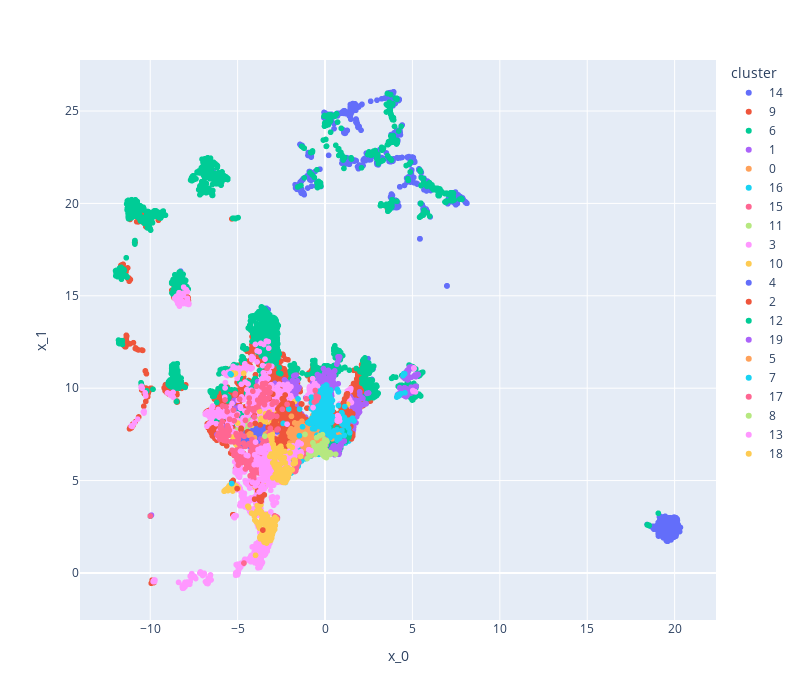

Notebook code for this chart:
### Code cell
from src.tools.vis_utils import plot_clusters
embedding = reduce_umap(hex_agg, n_components=2, n_neighbors=30, metric="euclidean")[0]
embedding["cluster"] = y_df["cluster"]
plot_clusters(embedding)

### Figure 1 — Plotly figure (JSON) as saved in the notebook; plotly's stock layout.template omitted (floating-point values rounded to 4 significant figures; data arrays with more than 128 entries replaced by an {"elided": "..."} marker saying what was removed)
{"data": [{"hovertemplate": "cluster=14<br>x_0=%{x}<br>x_1=%{y}<extra></extra>", "legendgroup": "14", "marker": {"color": "#636efa", "symbol": "circle"}, "mode": "markers", "name": "14", "showlegend": true, "type": "scattergl", "x": {"elided": "5455 float values"}, "xaxis": "x", "y": {"elided": "5455 float values"}, "yaxis": "y"}, {"hovertemplate": "cluster=9<br>x_0=%{x}<br>x_1=%{y}<extra></extra>", "legendgroup": "9", "marker": {"color": "#EF553B", "symbol": "circle"}, "mode": "markers", "name": "9", "showlegend": true, "type": "scattergl", "x": {"elided": "2670 float values"}, "xaxis": "x", "y": {"elided": "2670 float values"}, "yaxis": "y"}, {"hovertemplate": "cluster=6<br>x_0=%{x}<br>x_1=%{y}<extra></extra>", "legendgroup": "6", "marker": {"color": "#00cc96", "symbol": "circle"}, "mode": "markers", "name": "6", "showlegend": true, "type": "scattergl", "x": {"elided": "5734 float values"}, "xaxis": "x", "y": {"elided": "5734 float values"}, "yaxis": "y"}, {"hovertemplate": "cluster=1<br>x_0=%{x}<br>x_1=%{y}<extra></extra>", "legendgroup": "1", "marker": {"color": "#ab63fa", "symbol": "circle"}, "mode": "markers", "name": "1", "showlegend": true, "type": "scattergl", "x": {"elided": "1142 float values"}, "xaxis": "x", "y": {"elided": "1142 float values"}, "yaxis": "y"}, {"hovertemplate": "cluster=0<br>x_0=%{x}<br>x_1=%{y}<extra></extra>", "legendgroup": "0", "marker": {"color": "#FFA15A", "symbol": "circle"}, "mode": "markers", "name": "0", "showlegend": true, "type": "scattergl", "x": {"elided": "284 float values"}, "xaxis": "x", "y": {"elided": "284 float values"}, "yaxis": "y"}, {"hovertemplate": "cluster=16<br>x_0=%{x}<br>x_1=%{y}<extra></extra>", "legendgroup": "16", "marker": {"color": "#19d3f3", "symbol": "circle"}, "mode": "markers", "name": "16", "showlegend": true, "type": "scattergl", "x": [0.5922, -1.392, -5.708, -5.553, -0.6486, 0.01963, 1.218, 0.03809, 0.4561, 0.5955, -0.9558, -0.359, 0.3003, -1.01, 0.2622, 0.1344, -0.1127, -0.9967, -1.097, -0.04691, -2.216, -0.5142, -0.6482, -0.502, -0.9833, -1.355, -0.03592, -0.3788, -0.4368, -1.954, -2.37, -0.8398, -0.4717, -2.116, -0.943, -1.675, -0.6448, -0.5031, -0.8182, -0.9391, -1.152, -1.294, -0.5466, -0.2305, -1.369, -0.3063, -1.326, -1.993, -1.534, -1.256, -0.6672, -1.098, -1.009, -1.107, -0.9628, -0.734, -2.261, -1.595, -1.111, -1.853, -0.373, -1.399, -1.044, -2.264, -1.365, -1.708, -3.387, -1.19, -3.302, -3.371, -2.141, 1.356, -0.4148, -0.5053, -0.5387, 0.1731, -0.2839, -1.94, -1.534, -0.9021, -2.144, -1.943, 1.172, -1.976, -0.8391, -0.4002, -0.489, 0.6285, -1.499, 1.372, -1.022, -1.794, -0.499, -1.021, -1.488, -0.7888, -0.8368, -1.342, 0.1646, -0.3774, 0.06757, -1.049, 0.2503, -0.08296, -1.456, 1.441, -0.5971, -0.277, -1.438, -1.473, -0.7251, -1.319, -0.5763, -1.733, -0.6595, 0.08196, -1.091, -0.842, -0.5557, 0.53, -0.08622, -1.129, -1.145, 1.348, 1.071, -1.165, 0.0339], "xaxis": "x", "y": [6.749, 6.072, 4.481, 4.561, 7.079, 6.698, 7.306, 6.797, 6.768, 6.82, 6.404, 6.419, 6.753, 6.334, 6.818, 6.721, 6.879, 6.402, 6.262, 6.693, 5.035, 6.61, 6.425, 7.043, 6.295, 6.194, 7.413, 6.881, 6.619, 6.522, 6.576, 6.835, 6.801, 5.162, 6.824, 5.821, 6.424, 6.452, 6.316, 6.316, 6.33, 6.221, 6.466, 6.725, 6.088, 6.681, 6.234, 5.479, 5.894, 6.315, 6.648, 6.4, 6.319, 6.354, 6.59, 6.516, 4.898, 5.933, 6.175, 5.478, 6.462, 6.145, 6.262, 4.926, 6.1, 6.817, 7.252, 6.456, 7.272, 7.274, 5.177, 7.185, 6.746, 6.782, 6.54, 6.508, 6.453, 6.677, 5.781, 6.619, 5.173, 5.406, 7.036, 5.49, 6.798, 6.444, 6.428, 6.953, 5.965, 7.171, 6.364, 5.524, 6.951, 6.304, 6.006, 6.749, 6.806, 6.062, 6.758, 6.433, 6.666, 6.33, 6.71, 6.644, 6.797, 7.256, 6.748, 6.576, 6.006, 6.042, 6.681, 6.211, 6.792, 5.924, 6.765, 6.5, 6.906, 7.077, 6.683, 6.619, 6.481, 6.559, 6.303, 7.136, 7.192, 6.915, 6.981], "yaxis": "y"}, {"hovertemplate": "cluster=15<br>x_0=%{x}<br>x_1=%{y}<extra></extra>", "legendgroup": "15", "marker": {"color": "#FF6692", "symbol": "circle"}, "mode": "markers", "name": "15", "showlegend": true, "type": "scattergl", "x": {"elided": "262 float values"}, "xaxis": "x", "y": {"elided": "262 float values"}, "yaxis": "y"}, {"hovertemplate": "cluster=11<br>x_0=%{x}<br>x_1=%{y}<extra></extra>", "legendgroup": "11", "marker": {"color": "#B6E880", "symbol": "circle"}, "mode": "markers", "name": "11", "showlegend": true, "type": "scattergl", "x": {"elided": "326 float values"}, "xaxis": "x", "y": {"elided": "326 float values"}, "yaxis": "y"}, {"hovertemplate": "cluster=3<br>x_0=%{x}<br>x_1=%{y}<extra></extra>", "legendgroup": "3", "marker": {"color": "#FF97FF", "symbol": "circle"}, "mode": "markers", "name": "3", "showlegend": true, "type": "scattergl", "x": {"elided": "1959 float values"}, "xaxis": "x", "y": {"elided": "1959 float values"}, "yaxis": "y"}, {"hovertemplate": "cluster=10<br>x_0=%{x}<br>x_1=%{y}<extra></extra>", "legendgroup": "10", "marker": {"color": "#FECB52", "symbol": "circle"}, "mode": "markers", "name": "10", "showlegend": true, "type": "scattergl", "x": {"elided": "514 float values"}, "xaxis": "x", "y": {"elided": "514 float values"}, "yaxis": "y"}, {"hovertemplate": "cluster=4<br>x_0=%{x}<br>x_1=%{y}<extra></extra>", "legendgroup": "4", "marker": {"color": "#636efa", "symbol": "circle"}, "mode": "markers", "name": "4", "showlegend": true, "type": "scattergl", "x": {"elided": "258 float values"}, "xaxis": "x", "y": {"elided": "258 float values"}, "yaxis": "y"}, {"hovertemplate": "cluster=2<br>x_0=%{x}<br>x_1=%{y}<extra></extra>", "legendgroup": "2", "marker": {"color": "#EF553B", "symbol": "circle"}, "mode": "markers", "name": "2", "showlegend": true, "type": "scattergl", "x": {"elided": "950 float values"}, "xaxis": "x", "y": {"elided": "950 float values"}, "yaxis": "y"}, {"hovertemplate": "cluster=12<br>x_0=%{x}<br>x_1=%{y}<extra></extra>", "legendgroup": "12", "marker": {"color": "#00cc96", "symbol": "circle"}, "mode": "markers", "name": "12", "showlegend": true, "type": "scattergl", "x": {"elided": "287 float values"}, "xaxis": "x", "y": {"elided": "287 float values"}, "yaxis": "y"}, {"hovertemplate": "cluster=19<br>x_0=%{x}<br>x_1=%{y}<extra></extra>", "legendgroup": "19", "marker": {"color": "#ab63fa", "symbol": "circle"}, "mode": "markers", "name": "19", "showlegend": true, "type": "scattergl", "x": [0.8031, -0.06104, 0.8885, 0.8875, 1.107, -3.669, 0.5458, 0.481, 0.5476, 0.484, 0.8234, 0.5571, 0.7853, 0.07425, 0.8764, 0.8445, 0.6499, 0.5108, 0.4164, 0.5213, -0.06534, 0.4871, 0.5403, 0.5656, 0.347, 0.7528, 0.5949, 0.7905, 0.4373, 0.7691, 0.5255, 0.5393, 0.2882, 0.7699, 0.7487, 0.7491, 0.4424, -0.02202, 0.1792, 0.3067, 0.4108, 0.5585, 0.02549, 0.6608, -0.1615, 0.5002, 0.07445, -0.1016, 0.4471, 0.1923, 0.1091, 0.5697, -0.2593, 0.3941, 0.6325, 0.4001, 0.6849, 0.7994, 0.3401, 0.4828, 0.5005, 0.3781, 0.5119, 0.496, 0.2674, 0.6172, -0.1509, 0.1378, 0.4481, 0.7865, 0.7889, 0.8081, 0.5331, 0.8352, 0.8125, 0.467, 0.9247, 0.4886, 0.5421, 0.9286, 0.9128, 0.4652, 0.7978, 0.5321, 0.3339, 0.7706, 0.9072, 0.6616, 0.6494, 0.2386, 0.1149, 0.5257, 0.4821, 0.5896, 0.7235, 0.7801, 0.7889, 0.7232, 0.6428, 0.56, 0.7885, -0.009088, 0.5168, 0.8172, 0.4758, 0.2773, -0.1932, 0.5813, 0.422, 0.3293, 0.5246, 0.2389, 0.3212, 0.3339, 0.09191, 0.4893, 0.5267, 0.4417, 0.4791, 0.4335, 0.5568, 0.6611, 0.3846, 0.5438], "xaxis": "x", "y": [6.468, 6.853, 6.858, 7.115, 7.139, 7.261, 6.401, 6.571, 6.824, 6.654, 6.696, 6.48, 6.42, 6.588, 6.859, 6.712, 6.558, 6.777, 6.528, 6.601, 6.935, 6.656, 6.47, 6.633, 6.553, 6.534, 6.458, 6.851, 6.535, 6.754, 6.447, 6.538, 6.477, 6.642, 6.664, 6.493, 6.47, 6.555, 6.434, 6.469, 6.745, 6.492, 6.476, 6.468, 6.492, 6.446, 6.926, 6.467, 6.576, 6.49, 6.454, 6.508, 6.505, 6.498, 6.502, 6.528, 6.532, 6.824, 6.528, 6.581, 6.817, 6.506, 6.553, 6.53, 6.45, 6.473, 6.523, 6.472, 6.74, 6.479, 6.512, 6.728, 6.444, 6.898, 6.483, 6.719, 6.921, 6.606, 6.492, 7.066, 6.946, 6.855, 6.829, 6.521, 6.54, 6.427, 6.902, 6.549, 6.52, 6.481, 6.486, 6.586, 6.539, 6.656, 6.514, 6.594, 6.738, 6.487, 6.558, 6.589, 6.524, 6.715, 6.594, 6.769, 6.512, 6.601, 6.512, 6.509, 6.719, 6.537, 6.538, 6.425, 6.535, 6.542, 7.299, 6.51, 6.896, 6.635, 6.593, 6.59, 6.567, 6.61, 6.719, 6.508], "yaxis": "y"}, {"hovertemplate": "cluster=5<br>x_0=%{x}<br>x_1=%{y}<extra></extra>", "legendgroup": "5", "marker": {"color": "#FFA15A", "symbol": "circle"}, "mode": "markers", "name": "5", "showlegend": true, "type": "scattergl", "x": {"elided": "400 float values"}, "xaxis": "x", "y": {"elided": "400 float values"}, "yaxis": "y"}, {"hovertemplate": "cluster=7<br>x_0=%{x}<br>x_1=%{y}<extra></extra>", "legendgroup": "7", "marker": {"color": "#19d3f3", "symbol": "circle"}, "mode": "markers", "name": "7", "showlegend": true, "type": "scattergl", "x": {"elided": "536 float values"}, "xaxis": "x", "y": {"elided": "536 float values"}, "yaxis": "y"}, {"hovertemplate": "cluster=17<br>x_0=%{x}<br>x_1=%{y}<extra></extra>", "legendgroup": "17", "marker": {"color": "#FF6692", "symbol": "circle"}, "mode": "markers", "name": "17", "showlegend": true, "type": "scattergl", "x": {"elided": "444 float values"}, "xaxis": "x", "y": {"elided": "444 float values"}, "yaxis": "y"}, {"hovertemplate": "cluster=8<br>x_0=%{x}<br>x_1=%{y}<extra></extra>", "legendgroup": "8", "marker": {"color": "#B6E880", "symbol": "circle"}, "mode": "markers", "name": "8", "showlegend": true, "type": "scattergl", "x": [-0.1707, 0.007202, -0.1669, -0.4452, 0.07839, -0.04514, -0.07478, -0.1645, -0.8446, -0.2333, -0.1455, -0.6253, -0.5546, -0.07855, -0.6791, -0.03243, -0.5553, -0.1619, -0.1322, -0.3538, -0.6537, 0.2921, -0.07485, -0.1063, -1.026, -0.008006, -0.2366, -0.3223, -3.442, -0.4801, 0.2924, -0.1729, -0.6815, -0.4103, 0.0099, -0.02233, -0.04718, -0.9386, -0.2062, -0.1026, -0.1016, 0.00326, -0.05252, -0.6923, 0.1584, -0.05991, -1.146, -0.01788, 0.002224, -0.09947, 0.01099, 0.01497, -0.02186, -0.01597, -0.3065, -0.2925, -0.05348, -0.0222, -0.03687, -0.1876, -0.2409, -0.4592, -0.691, -0.07474, -0.387, -0.1018, -0.2087, -0.05828, 0.1134, -0.4089, -0.03371, -0.3339, -0.1108, -0.09965, 0.3432, -0.3712, -0.156, -0.2204, -0.121, -0.0675, 0.03637, -0.1169, 0.08038, 0.608, 0.2487, 0.05984, -0.6259], "xaxis": "x", "y": [7.004, 6.906, 6.454, 6.814, 7.175, 6.387, 6.881, 6.723, 6.334, 6.721, 7.487, 6.54, 6.853, 6.895, 6.577, 6.759, 6.415, 6.561, 6.406, 6.528, 6.494, 6.504, 6.341, 6.446, 6.191, 6.299, 6.56, 6.681, 7.408, 7.325, 6.415, 6.899, 6.619, 6.571, 6.311, 7.212, 6.537, 6.456, 6.569, 6.404, 6.45, 6.302, 7.073, 7.045, 6.523, 6.983, 7.499, 6.311, 6.294, 6.431, 6.275, 6.343, 6.292, 6.331, 7.43, 6.647, 6.47, 6.318, 6.357, 6.48, 6.572, 6.617, 6.565, 6.935, 6.533, 6.676, 6.497, 6.481, 7.114, 6.669, 6.348, 6.535, 6.454, 6.374, 6.443, 6.881, 6.488, 6.57, 6.426, 6.36, 6.291, 6.942, 6.245, 6.425, 6.434, 6.638, 6.857], "yaxis": "y"}, {"hovertemplate": "cluster=13<br>x_0=%{x}<br>x_1=%{y}<extra></extra>", "legendgroup": "13", "marker": {"color": "#FF97FF", "symbol": "circle"}, "mode": "markers", "name": "13", "showlegend": true, "type": "scattergl", "x": {"elided": "426 float values"}, "xaxis": "x", "y": {"elided": "426 float values"}, "yaxis": "y"}, {"hovertemplate": "cluster=18<br>x_0=%{x}<br>x_1=%{y}<extra></extra>", "legendgroup": "18", "marker": {"color": "#FECB52", "symbol": "circle"}, "mode": "markers", "name": "18", "showlegend": true, "type": "scattergl", "x": {"elided": "139 float values"}, "xaxis": "x", "y": {"elided": "139 float values"}, "yaxis": "y"}], "layout": {"height": 700, "legend": {"title": {"text": "cluster"}, "tracegroupgap": 0}, "margin": {"t": 60}, "width": 800, "xaxis": {"anchor": "y", "domain": [0, 1], "title": {"text": "x_0"}}, "yaxis": {"anchor": "x", "domain": [0, 1], "title": {"text": "x_1"}}}}
